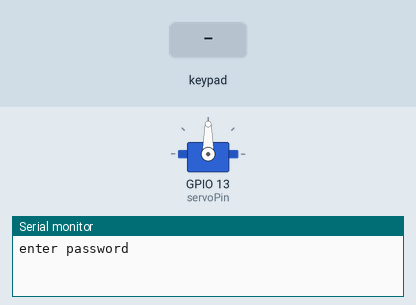
The program below on a simulated ESP32. On the bench: servo, the last lines printed to the serial monitor. The test bench sets the inputs (shaded band).

Above: at 1.2 s.
1.3 s: keypad keys 1 2 3 4 pressed 0.4 s apart
At 3.4 s:
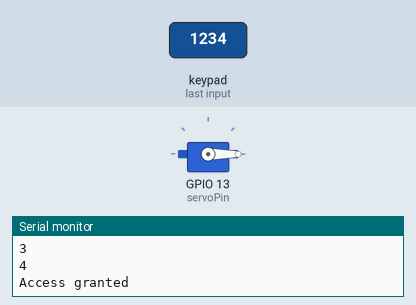
5.9 s: key 'A' pressed
8.9 s: key 'B' pressed
10.4 s: keypad keys 1 2 3 4 # pressed 0.4 s apart
13.9 s: key 'C' pressed
15.4 s: keypad keys 2 3 2 2 2 1 1 9 * pressed 0.4 s apart
Timing chart, 0 to 18.4 s (numbered marks = the images above; inputs shaded):
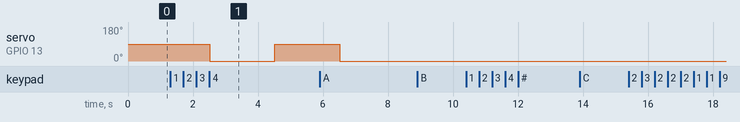

Measured:
- after the input at 1.3 s, servo on GPIO 13 (servoPin): 90° → 0° after 1.2 s, → 90° 2.0 s later

The program:

main.cpp
```cpp
#include <Arduino.h>
#include <Keypad.h>
#include <ESP32Servo.h>

const byte ROWS = 4;
const byte COLS = 4;

char keys[ROWS][COLS] = {
  {'1','2','3','A'},
  {'4','5','6','B'},
  {'7','8','9','C'},
  {'*','0','#','D'}
};

byte rowPins[ROWS] = {23,22,21,19};
byte colPins[COLS] = {18,5,4,2};
String input = "";
String password = "1234";
Servo myServo;
const int servoPin = 13;

Keypad keypad = Keypad(makeKeymap(keys), rowPins, colPins, ROWS, COLS);

void setup() {
  Serial.begin(115200);
  Serial.println("enter password");
  myServo.attach(servoPin);
}

void loop() {
  char key = keypad.getKey();
  if (key) {
    Serial.println(key);
    input += key;
    if (input.length() == 4) {
      if (input == password) {
        Serial.println("Access granted");
        myServo.write(0);
        delay(2000);
        myServo.write(90);
        delay(2000);
        myServo.write(0);
        delay(2000);
      } else {
        Serial.println("Access denied");
      }
      input = "";
    }
  }
}

  
```
